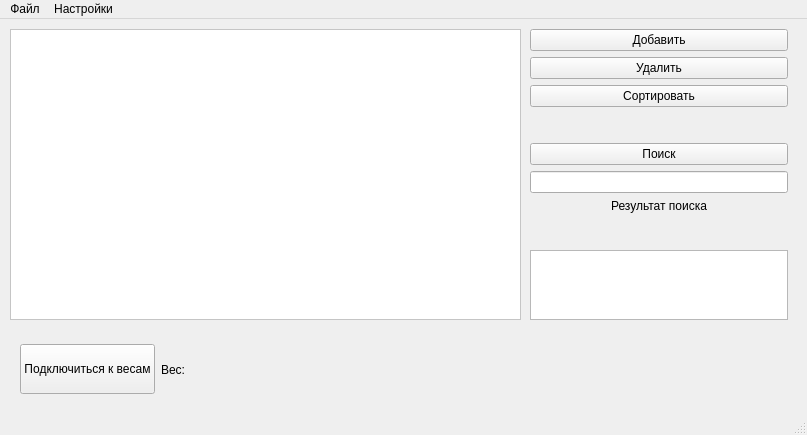
<?xml version="1.0" encoding="UTF-8"?>
<ui version="4.0">
 <class>MainWindow</class>
 <widget class="QMainWindow" name="MainWindow">
  <property name="geometry">
   <rect>
    <x>0</x>
    <y>0</y>
    <width>807</width>
    <height>435</height>
   </rect>
  </property>
  <property name="windowTitle">
   <string>MainWindow</string>
  </property>
  <widget class="QWidget" name="centralwidget">
   <widget class="QTableView" name="tableView">
    <property name="geometry">
     <rect>
      <x>10</x>
      <y>10</y>
      <width>511</width>
      <height>291</height>
     </rect>
    </property>
    <property name="styleSheet">
     <string notr="true">background-color: rgb(255, 255, 255);
border-color: rgb(255, 255, 255);
font: 700 9pt &quot;Arial&quot;;
</string>
    </property>
   </widget>
   <widget class="QWidget" name="layoutWidget">
    <property name="geometry">
     <rect>
      <x>530</x>
      <y>10</y>
      <width>258</width>
      <height>291</height>
     </rect>
    </property>
    <layout class="QGridLayout" name="gridLayout">
     <item row="2" column="0">
      <widget class="QPushButton" name="pushButton_3">
       <property name="text">
        <string>Сортировать</string>
       </property>
      </widget>
     </item>
     <item row="4" column="0">
      <widget class="QPushButton" name="pushButton_4">
       <property name="text">
        <string>Поиск</string>
       </property>
      </widget>
     </item>
     <item row="9" column="0">
      <widget class="QTableView" name="tableView_2"/>
     </item>
     <item row="0" column="0">
      <widget class="QPushButton" name="pushButton">
       <property name="text">
        <string>Добавить</string>
       </property>
      </widget>
     </item>
     <item row="8" column="0">
      <spacer name="verticalSpacer_2">
       <property name="orientation">
        <enum>Qt::Vertical</enum>
       </property>
       <property name="sizeHint" stdset="0">
        <size>
         <width>20</width>
         <height>200</height>
        </size>
       </property>
      </spacer>
     </item>
     <item row="6" column="0">
      <widget class="QLineEdit" name="lineEdit"/>
     </item>
     <item row="7" column="0">
      <widget class="QLabel" name="label">
       <property name="text">
        <string>Результат поиска</string>
       </property>
       <property name="alignment">
        <set>Qt::AlignCenter</set>
       </property>
      </widget>
     </item>
     <item row="1" column="0">
      <widget class="QPushButton" name="pushButton_2">
       <property name="text">
        <string>Удалить</string>
       </property>
      </widget>
     </item>
     <item row="3" column="0">
      <spacer name="verticalSpacer">
       <property name="orientation">
        <enum>Qt::Vertical</enum>
       </property>
       <property name="sizeHint" stdset="0">
        <size>
         <width>20</width>
         <height>200</height>
        </size>
       </property>
      </spacer>
     </item>
    </layout>
   </widget>
   <widget class="QWidget" name="">
    <property name="geometry">
     <rect>
      <x>20</x>
      <y>320</y>
      <width>301</width>
      <height>61</height>
     </rect>
    </property>
    <layout class="QHBoxLayout" name="horizontalLayout">
     <item>
      <widget class="QPushButton" name="pushButton_5">
       <property name="minimumSize">
        <size>
         <width>60</width>
         <height>50</height>
        </size>
       </property>
       <property name="baseSize">
        <size>
         <width>200</width>
         <height>200</height>
        </size>
       </property>
       <property name="text">
        <string>Подключиться к весам</string>
       </property>
      </widget>
     </item>
     <item>
      <widget class="QLabel" name="label_2">
       <property name="text">
        <string>Вес:</string>
       </property>
      </widget>
     </item>
     <item>
      <widget class="QLabel" name="label_3">
       <property name="text">
        <string/>
       </property>
      </widget>
     </item>
    </layout>
   </widget>
  </widget>
  <widget class="QStatusBar" name="statusbar"/>
  <widget class="QMenuBar" name="menuBar">
   <property name="geometry">
    <rect>
     <x>0</x>
     <y>0</y>
     <width>807</width>
     <height>26</height>
    </rect>
   </property>
   <widget class="QMenu" name="menu">
    <property name="title">
     <string>Файл</string>
    </property>
    <addaction name="action_2"/>
    <addaction name="action_3"/>
    <addaction name="action_4"/>
   </widget>
   <widget class="QMenu" name="menu_3">
    <property name="title">
     <string>Настройки</string>
    </property>
    <addaction name="action"/>
   </widget>
   <addaction name="menu"/>
   <addaction name="menu_3"/>
  </widget>
  <action name="action">
   <property name="text">
    <string>Калибровка</string>
   </property>
  </action>
  <action name="action_2">
   <property name="text">
    <string>Открыть</string>
   </property>
  </action>
  <action name="action_3">
   <property name="text">
    <string>Сохранить</string>
   </property>
  </action>
  <action name="action_4">
   <property name="text">
    <string>Печать</string>
   </property>
  </action>
 </widget>
 <resources/>
 <connections/>
</ui>
